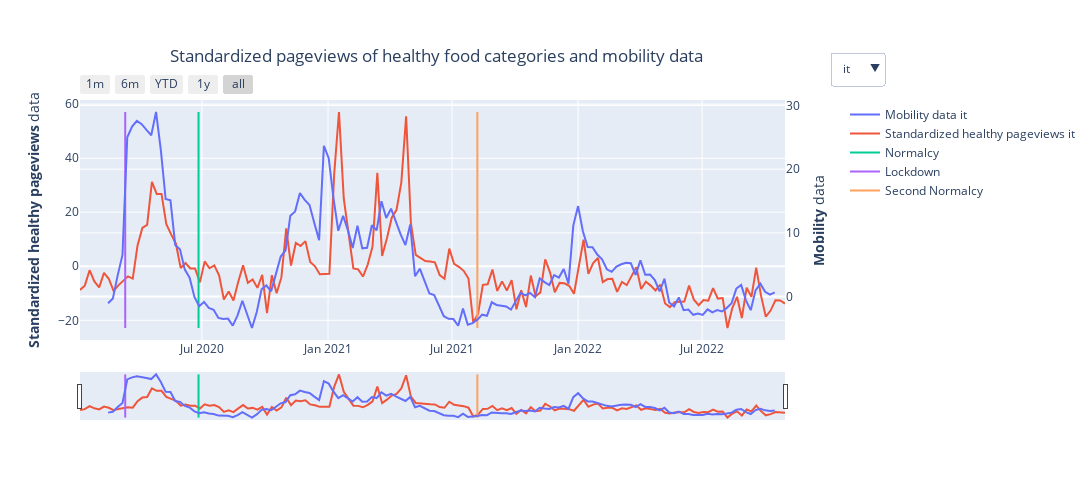

Notebook code for this chart:
### Markdown cell above
We then visualize this standardized data. By standardizing the data, we obtain the 'surplus' (positive values) or 'deficit' (negative values) of interest during the pandemic, compared to 2019 which acts as a reference for the lack of influence of covid. This standardization is inspired from another study on the influence of covid on food habits [[2](https://www.nature.com/articles/s41467-022-28498-z)].

### Code cell
# Visualization of interest for healthy Wikipedia food categories
interactive_mob_plot(z_healthy, mob_data_lan, 'Standardized healthy', 'sum', 'Standardized pageviews of healthy food categories and mobility data')

### Figure 1 — Plotly figure (JSON) as saved in the notebook; plotly's stock layout.template omitted (floating-point values rounded to 4 significant figures; data arrays with more than 128 entries replaced by an {"elided": "..."} marker saying what was removed)
{"data": [{"fillcolor": "yellow", "name": "Mobility data it", "type": "scatter", "x": {"elided": "140 str values"}, "xaxis": "x", "y": {"elided": "140 float values"}, "yaxis": "y2"}, {"fillcolor": "aqua", "name": "Standardized healthy pageviews it", "type": "scatter", "visible": true, "x": {"elided": "148 str values"}, "y": {"elided": "148 float values"}}, {"mode": "lines", "name": "Normalcy ", "type": "scatter", "visible": true, "x": ["2020-06-26T00:00:00", "2020-06-26T00:00:00"], "y": [-22.85, 57.1]}, {"fillcolor": "moccasin", "mode": "lines", "name": "Lockdown ", "type": "scatter", "visible": true, "x": ["2020-03-11T00:00:00", "2020-03-11T00:00:00"], "y": [-22.85, 57.1]}, {"mode": "lines", "name": "Second Normalcy ", "type": "scatter", "visible": true, "x": ["2021-08-07T00:00:00", "2021-08-07T00:00:00"], "y": [-22.85, 57.1]}, {"fillcolor": "yellow", "name": "Mobility data en", "type": "scatter", "visible": false, "x": {"elided": "140 str values"}, "xaxis": "x", "y": {"elided": "140 float values"}, "yaxis": "y2"}, {"fillcolor": "aqua", "name": "Standardized healthy pageviews en", "type": "scatter", "visible": false, "x": {"elided": "148 str values"}, "y": {"elided": "148 float values"}}, {"mode": "lines", "name": "Normalcy ", "type": "scatter", "visible": false, "x": ["2020-07-04T00:00:00", "2020-07-04T00:00:00"], "y": [-37.12, 52.08]}, {"fillcolor": "moccasin", "mode": "lines", "name": "Lockdown ", "type": "scatter", "visible": false, "x": ["2020-03-20T00:00:00", "2020-03-20T00:00:00"], "y": [-37.12, 52.08]}, {"mode": "lines", "name": "Second Normalcy ", "type": "scatter", "visible": false, "x": ["2021-05-08T00:00:00", "2021-05-08T00:00:00"], "y": [-37.12, 52.08]}, {"fillcolor": "yellow", "name": "Mobility data de", "type": "scatter", "visible": false, "x": {"elided": "140 str values"}, "xaxis": "x", "y": {"elided": "140 float values"}, "yaxis": "y2"}, {"fillcolor": "aqua", "name": "Standardized healthy pageviews de", "type": "scatter", "visible": false, "x": {"elided": "148 str values"}, "y": {"elided": "148 float values"}}, {"mode": "lines", "name": "Normalcy ", "type": "scatter", "visible": false, "x": ["2020-07-10T00:00:00", "2020-07-10T00:00:00"], "y": [-39.8, 34.09]}, {"fillcolor": "moccasin", "mode": "lines", "name": "Lockdown ", "type": "scatter", "visible": false, "x": ["2020-03-16T00:00:00", "2020-03-16T00:00:00"], "y": [-39.8, 34.09]}, {"mode": "lines", "name": "Second Normalcy ", "type": "scatter", "visible": false, "x": ["2021-10-02T00:00:00", "2021-10-02T00:00:00"], "y": [-39.8, 34.09]}, {"fillcolor": "yellow", "name": "Mobility data nl", "type": "scatter", "visible": false, "x": {"elided": "140 str values"}, "xaxis": "x", "y": {"elided": "140 float values"}, "yaxis": "y2"}, {"fillcolor": "aqua", "name": "Standardized healthy pageviews nl", "type": "scatter", "visible": false, "x": {"elided": "148 str values"}, "y": {"elided": "148 float values"}}, {"mode": "lines", "name": "Normalcy ", "type": "scatter", "visible": false, "x": ["2020-05-29T00:00:00", "2020-05-29T00:00:00"], "y": [-92.92, 12.56]}, {"fillcolor": "moccasin", "mode": "lines", "name": "Lockdown ", "type": "scatter", "visible": false, "x": ["2020-03-16T00:00:00", "2020-03-16T00:00:00"], "y": [-92.92, 12.56]}, {"mode": "lines", "name": "Second Normalcy ", "type": "scatter", "visible": false, "x": ["2021-09-18T00:00:00", "2021-09-18T00:00:00"], "y": [-92.92, 12.56]}, {"fillcolor": "yellow", "name": "Mobility data sr", "type": "scatter", "visible": false, "x": {"elided": "140 str values"}, "xaxis": "x", "y": {"elided": "140 float values"}, "yaxis": "y2"}, {"fillcolor": "aqua", "name": "Standardized healthy pageviews sr", "type": "scatter", "visible": false, "x": {"elided": "148 str values"}, "y": {"elided": "148 float values"}}, {"mode": "lines", "name": "Normalcy ", "type": "scatter", "visible": false, "x": ["2020-05-17T00:00:00", "2020-05-17T00:00:00"], "y": [-8.712, 140.8]}, {"fillcolor": "moccasin", "mode": "lines", "name": "Lockdown ", "type": "scatter", "visible": false, "x": ["2020-03-16T00:00:00", "2020-03-16T00:00:00"], "y": [-8.712, 140.8]}, {"mode": "lines", "name": "Second Normalcy ", "type": "scatter", "visible": false, "x": ["2021-12-25T00:00:00", "2021-12-25T00:00:00"], "y": [-8.712, 140.8]}, {"fillcolor": "yellow", "name": "Mobility data tr", "type": "scatter", "visible": false, "x": {"elided": "140 str values"}, "xaxis": "x", "y": {"elided": "140 float values"}, "yaxis": "y2"}, {"fillcolor": "aqua", "name": "Standardized healthy pageviews tr", "type": "scatter", "visible": false, "x": {"elided": "148 str values"}, "y": {"elided": "148 float values"}}, {"mode": "lines", "name": "Normalcy ", "type": "scatter", "visible": false, "x": ["2020-05-17T00:00:00", "2020-05-17T00:00:00"], "y": [5.219, 430.0]}, {"fillcolor": "moccasin", "mode": "lines", "name": "Lockdown ", "type": "scatter", "visible": false, "x": ["2020-03-17T00:00:00", "2020-03-17T00:00:00"], "y": [5.219, 430.0]}, {"mode": "lines", "name": "Second Normalcy ", "type": "scatter", "visible": false, "x": ["2021-07-17T00:00:00", "2021-07-17T00:00:00"], "y": [5.219, 430.0]}, {"fillcolor": "yellow", "name": "Mobility data ca", "type": "scatter", "visible": false, "x": {"elided": "140 str values"}, "xaxis": "x", "y": {"elided": "140 float values"}, "yaxis": "y2"}, {"fillcolor": "aqua", "name": "Standardized healthy pageviews ca", "type": "scatter", "visible": false, "x": {"elided": "148 str values"}, "y": {"elided": "148 float values"}}, {"mode": "lines", "name": "Normalcy ", "type": "scatter", "visible": false, "x": ["2020-05-21T00:00:00", "2020-05-21T00:00:00"], "y": [-5.559, 102.1]}, {"fillcolor": "moccasin", "mode": "lines", "name": "Lockdown ", "type": "scatter", "visible": false, "x": ["2020-03-16T00:00:00", "2020-03-16T00:00:00"], "y": [-5.559, 102.1]}, {"mode": "lines", "name": "Second Normalcy ", "type": "scatter", "visible": false, "x": ["2021-08-07T00:00:00", "2021-08-07T00:00:00"], "y": [-5.559, 102.1]}, {"fillcolor": "yellow", "name": "Mobility data fi", "type": "scatter", "visible": false, "x": {"elided": "140 str values"}, "xaxis": "x", "y": {"elided": "140 float values"}, "yaxis": "y2"}, {"fillcolor": "aqua", "name": "Standardized healthy pageviews fi", "type": "scatter", "visible": false, "x": {"elided": "148 str values"}, "y": {"elided": "148 float values"}}, {"mode": "lines", "name": "Normalcy ", "type": "scatter", "visible": false, "x": ["2020-05-21T00:00:00", "2020-05-21T00:00:00"], "y": [-36.19, 36.22]}, {"fillcolor": "moccasin", "mode": "lines", "name": "Lockdown ", "type": "scatter", "visible": false, "x": ["2020-03-16T00:00:00", "2020-03-16T00:00:00"], "y": [-36.19, 36.22]}, {"mode": "lines", "name": "Second Normalcy ", "type": "scatter", "visible": false, "x": ["2021-07-17T00:00:00", "2021-07-17T00:00:00"], "y": [-36.19, 36.22]}], "layout": {"autosize": false, "height": 500, "title": {"text": "Standardized pageviews of healthy food categories and mobility data", "x": 0.4, "xanchor": "center", "y": 0.9, "yanchor": "top"}, "updatemenus": [{"active": 0, "buttons": [{"args": [{"showlegend": true, "title": "it", "visible": [true, true, true, true, true, false, false, false, false, false, false, false, false, false, false, false, false, false, false, false, false, false, false, false, false, false, false, false, false, false, false, false, false, false, false, false, false, false, false, false]}], "label": "it", "method": "update"}, {"args": [{"showlegend": true, "title": "en", "visible": [false, false, false, false, false, true, true, true, true, true, false, false, false, false, false, false, false, false, false, false, false, false, false, false, false, false, false, false, false, false, false, false, false, false, false, false, false, false, false, false]}], "label": "en", "method": "update"}, {"args": [{"showlegend": true, "title": "de", "visible": [false, false, false, false, false, false, false, false, false, false, true, true, true, true, true, false, false, false, false, false, false, false, false, false, false, false, false, false, false, false, false, false, false, false, false, false, false, false, false, false]}], "label": "de", "method": "update"}, {"args": [{"showlegend": true, "title": "nl", "visible": [false, false, false, false, false, false, false, false, false, false, false, false, false, false, false, true, true, true, true, true, false, false, false, false, false, false, false, false, false, false, false, false, false, false, false, false, false, false, false, false]}], "label": "nl", "method": "update"}, {"args": [{"showlegend": true, "title": "sr", "visible": [false, false, false, false, false, false, false, false, false, false, false, false, false, false, false, false, false, false, false, false, true, true, true, true, true, false, false, false, false, false, false, false, false, false, false, false, false, false, false, false]}], "label": "sr", "method": "update"}, {"args": [{"showlegend": true, "title": "tr", "visible": [false, false, false, false, false, false, false, false, false, false, false, false, false, false, false, false, false, false, false, false, false, false, false, false, false, true, true, true, true, true, false, false, false, false, false, false, false, false, false, false]}], "label": "tr", "method": "update"}, {"args": [{"showlegend": true, "title": "ca", "visible": [false, false, false, false, false, false, false, false, false, false, false, false, false, false, false, false, false, false, false, false, false, false, false, false, false, false, false, false, false, false, true, true, true, true, true, false, false, false, false, false]}], "label": "ca", "method": "update"}, {"args": [{"showlegend": true, "title": "fi", "visible": [false, false, false, false, false, false, false, false, false, false, false, false, false, false, false, false, false, false, false, false, false, false, false, false, false, false, false, false, false, false, false, false, false, false, false, true, true, true, true, true]}], "label": "fi", "method": "update"}], "x": 1, "xanchor": "left", "y": 1.2, "yanchor": "top"}], "width": 1100, "xaxis": {"anchor": "y", "domain": [0, 0.94], "rangeselector": {"buttons": [{"count": 1, "label": "1m", "step": "month", "stepmode": "backward"}, {"count": 6, "label": "6m", "step": "month", "stepmode": "backward"}, {"count": 1, "label": "YTD", "step": "year", "stepmode": "todate"}, {"count": 1, "label": "1y", "step": "year", "stepmode": "backward"}, {"step": "all"}]}, "rangeslider": {"visible": true}, "type": "date"}, "yaxis": {"anchor": "x", "domain": [0, 1], "title": {"text": "<b>Standardized healthy pageviews</b> data"}}, "yaxis2": {"anchor": "x", "overlaying": "y", "side": "right", "title": {"text": "<b>Mobility</b> data"}}}}
